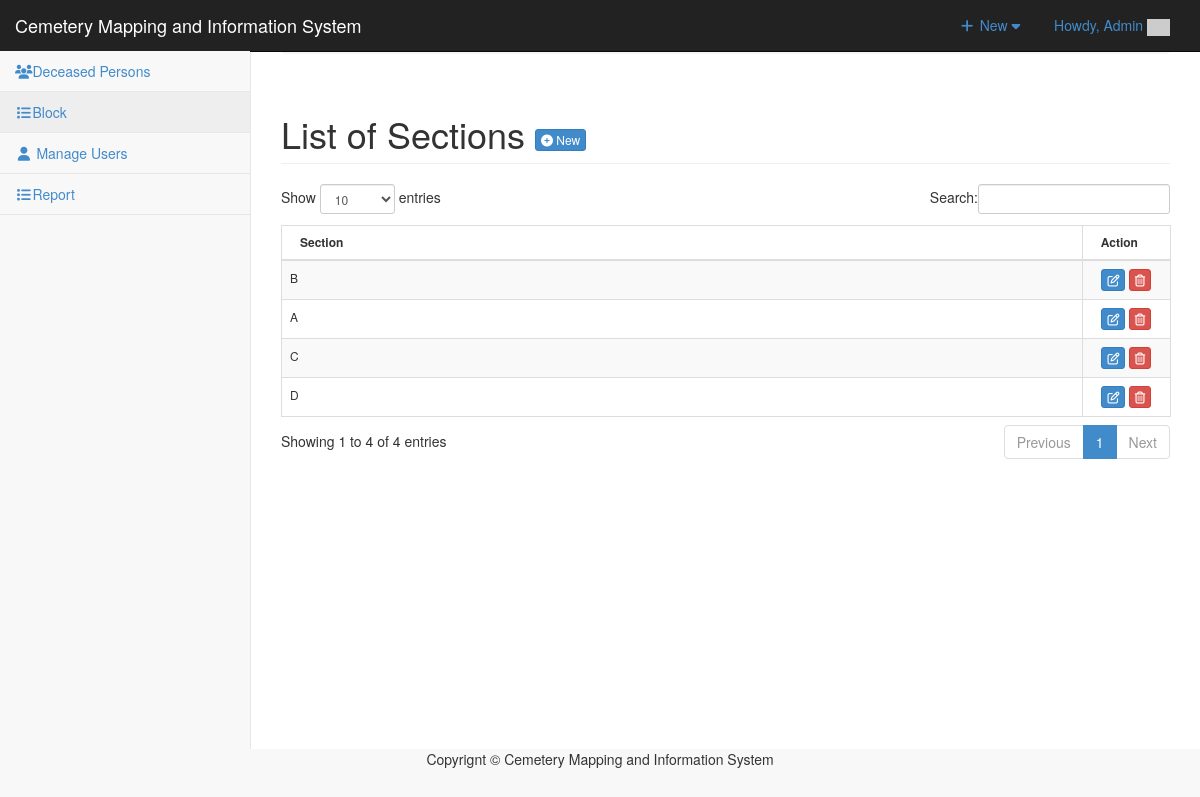
Page /admin/category/index.php (signed in) on the earlier database version.
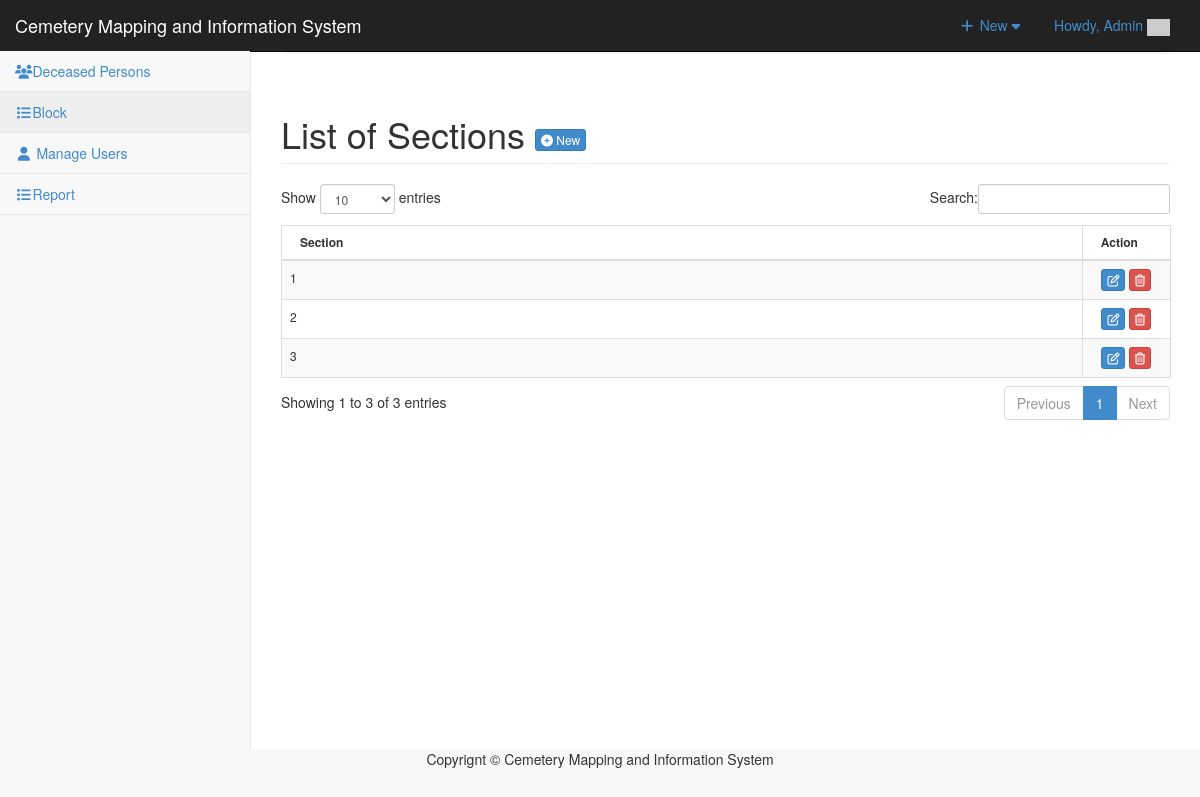
Same page on the later database version.
### tables this page shows
CREATE TABLE `tblcategory` (
  `CATEGID` int(11) NOT NULL,
  `CATEGORIES` varchar(255) NOT NULL,
  `USERID` int(11) NOT NULL
);

### admin/category/index.php (called while the page is built, shortened)
<?php
require_once ("../theme/templates.php");
?>

### include/database.php (called while the page is built, shortened)
<?php
class Database {
	var $sql_string = '';
	private $conn;
	public function open_connection() {
		$this->conn = mysqli_connect(server,user,pass);
		if(!$this->conn){
			echo "Problem in database connection! Contact administrator!";
			exit();
		}else{
			$db_select = mysqli_select_db($this->conn,database_name);
		}
	}
	function setQuery($sql='') {
		$this->sql_string=$sql;
	}
	function executeQuery() {
		$result = mysqli_query($this->conn,$this->sql_string);
		return $result;
	}
	private function confirm_query($result) {
		return $result;
	}
	function loadResultList( $key='' ) {
		$cur = $this->executeQuery();
		$array = array();
		while ($row = mysqli_fetch_object($cur)) {
			if ($key) {
				$array[$row->$key] = $row;
			} else {
				$array[] = $row;
			}
		}
		return $array;
	}
}
$mydb = new Database();
?>

### admin/category/list.php (the view, shortened to what this page needs)
<div class="row">
      	 <div class="col-lg-12">
           <h1 class="page-header">List of Sections  <a href="index.php?view=add" class="btn btn-primary btn-xs  ">  <i class="fa fa-plus-circle fw-fa"></i> New</a>  </h1>
      		</div>
  		 </div>
 		    <form action="controller.php?action=delete" Method="POST">
		     <div class="table-responsive">
			<table id="dash-table" class="table table-striped table-bordered table-hover"  style="font-size:12px" cellspacing="0">
			  <thead>
			  	<tr>
			  		<th>
			  		 Section</th>
			  		 <th width="10%" align="center">Action</th>
			  	</tr>
			  </thead>
			  <tbody>
			  	<?php
			  		$mydb->setQuery("SELECT * FROM `tblcategory`");
			  		$cur = $mydb->loadResultList();
					foreach ($cur as $result) {
			  		echo '<tr>';
			  			echo '<td>' . $result->CATEGORIES.'</td>';
			  		echo '<td align="center"><a title="Edit" href="index.php?view=edit&id='.$result->CATEGID.'" class="btn btn-primary btn-xs  ">  <span class="fa fa-edit fw-fa"></a>
			  		     <a title="Delete" href="controller.php?action=delete&id='.$result->CATEGID.'" class="btn btn-danger btn-xs  ">  <span class="fa  fa-trash-o fw-fa "></a></td>';
			  		echo '</tr>';
			  	}
			  	?>
			  </tbody>
			</table>
			</form>

Differences in the rows shown:
removed tblcategory: CATEGORIES "D"
changed tblcategory (number 1 of 3 on the later page): CATEGORIES "B" → "1"
changed tblcategory (number 2 of 3 on the later page): CATEGORIES "A" → "2"
changed tblcategory (number 3 of 3 on the later page): CATEGORIES "C" → "3"
Other differences:
text written by a page script: "Show entries Search: Showing 1 to 4 of 4 entries Previous 1 Next" → "Show entries Search: Showing 1 to 3 of 3 entries Previous 1 Next"
